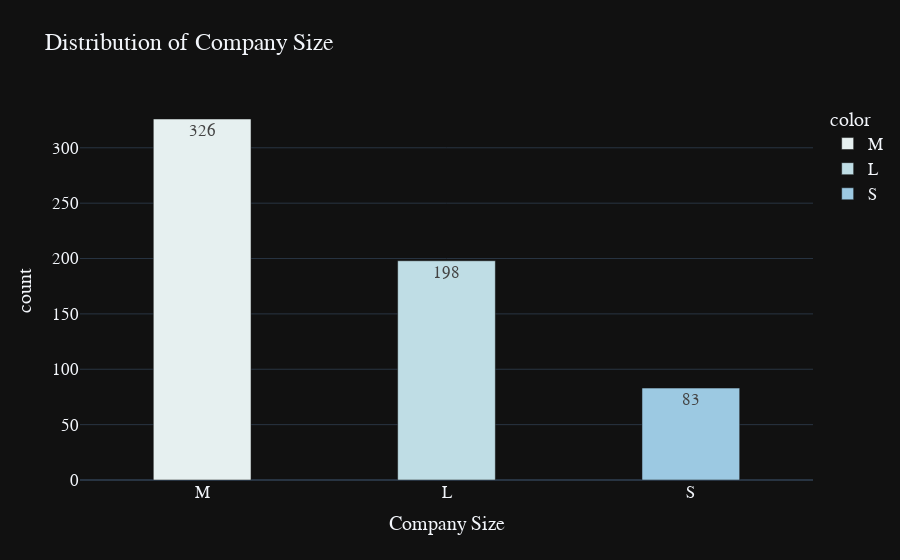

Here is the notebook cell this chart was saved with:
### Markdown cell above
Company Size

### Code cell
grouped_size = Data['company_size'].value_counts()

fig = px.bar(y=grouped_size.values, 
             x=grouped_size.index, 
             color = grouped_size.index,
             color_discrete_sequence=px.colors.sequential.dense,
             text=grouped_size.values,
             title= 'Distribution of Company Size',
             template= 'plotly_dark')

fig.update_traces(width=0.4)
fig.update_layout(
    xaxis_title="Company Size",
    yaxis_title="count",
    font = dict(size=17,family="Franklin Gothic"))
fig.show()

### Figure 1 — Plotly figure (JSON) as saved in the notebook; plotly's stock layout.template omitted (floating-point values rounded to 4 significant figures)
{"data": [{"alignmentgroup": "True", "hovertemplate": "color=M<br>x=%{x}<br>y=%{y}<br>text=%{text}<extra></extra>", "legendgroup": "M", "marker": {"color": "rgb(230, 240, 240)", "pattern": {"shape": ""}}, "name": "M", "offsetgroup": "M", "orientation": "v", "showlegend": true, "text": [326], "textposition": "auto", "type": "bar", "width": 0.4, "x": ["M"], "xaxis": "x", "y": [326], "yaxis": "y"}, {"alignmentgroup": "True", "hovertemplate": "color=L<br>x=%{x}<br>y=%{y}<br>text=%{text}<extra></extra>", "legendgroup": "L", "marker": {"color": "rgb(191, 221, 229)", "pattern": {"shape": ""}}, "name": "L", "offsetgroup": "L", "orientation": "v", "showlegend": true, "text": [198], "textposition": "auto", "type": "bar", "width": 0.4, "x": ["L"], "xaxis": "x", "y": [198], "yaxis": "y"}, {"alignmentgroup": "True", "hovertemplate": "color=S<br>x=%{x}<br>y=%{y}<br>text=%{text}<extra></extra>", "legendgroup": "S", "marker": {"color": "rgb(156, 201, 226)", "pattern": {"shape": ""}}, "name": "S", "offsetgroup": "S", "orientation": "v", "showlegend": true, "text": [83], "textposition": "auto", "type": "bar", "width": 0.4, "x": ["S"], "xaxis": "x", "y": [83], "yaxis": "y"}], "layout": {"barmode": "relative", "font": {"family": "Franklin Gothic", "size": 17}, "legend": {"title": {"text": "color"}, "tracegroupgap": 0}, "title": {"text": "Distribution of Company Size"}, "xaxis": {"anchor": "y", "domain": [0, 1], "title": {"text": "Company Size"}}, "yaxis": {"anchor": "x", "domain": [0, 1], "title": {"text": "count"}}}}
